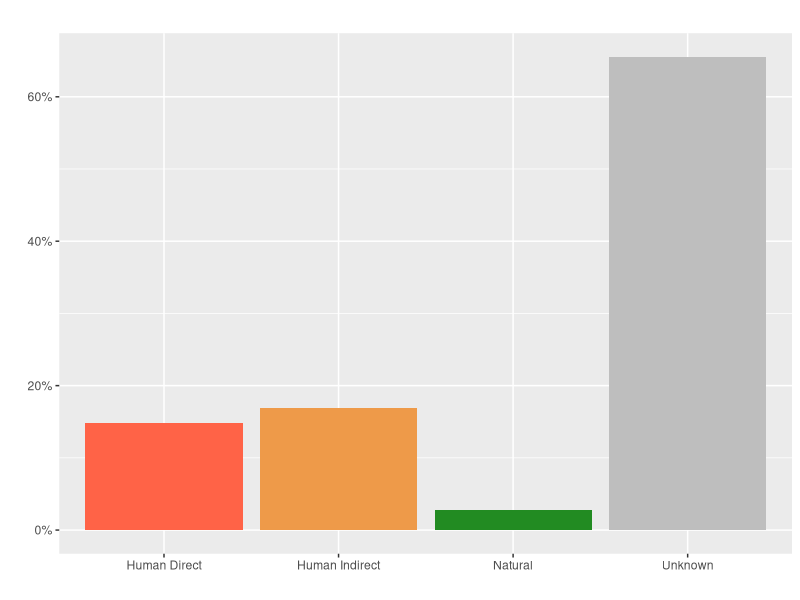
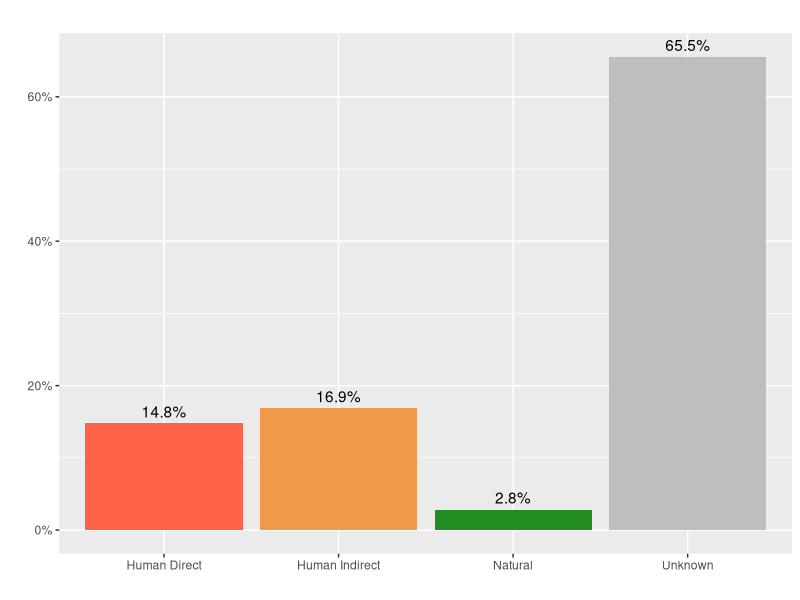
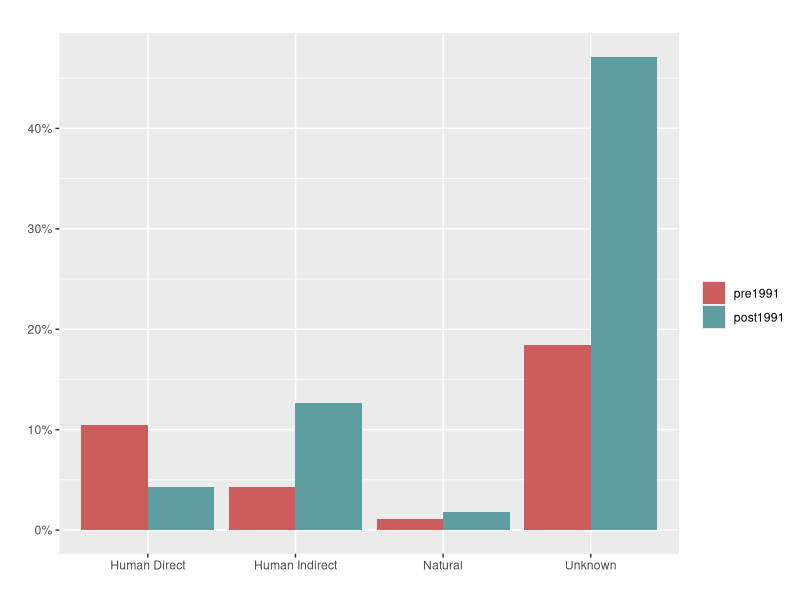
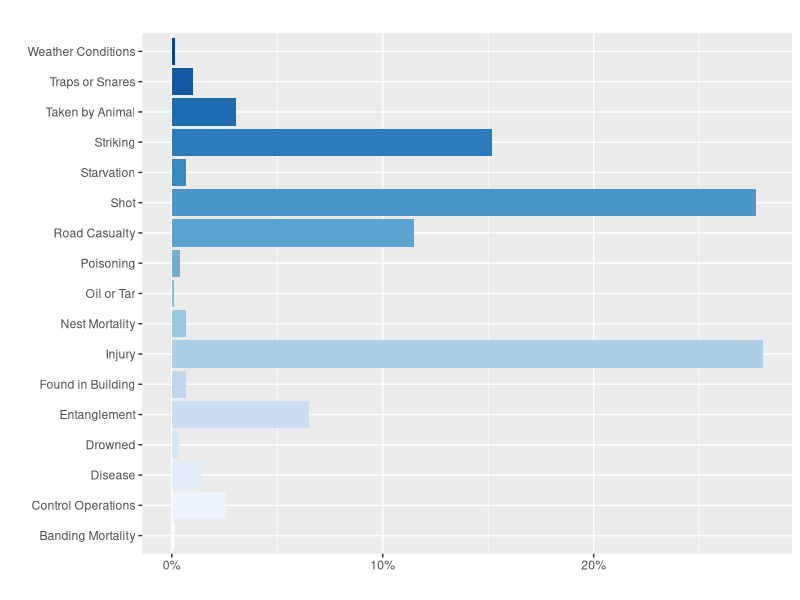
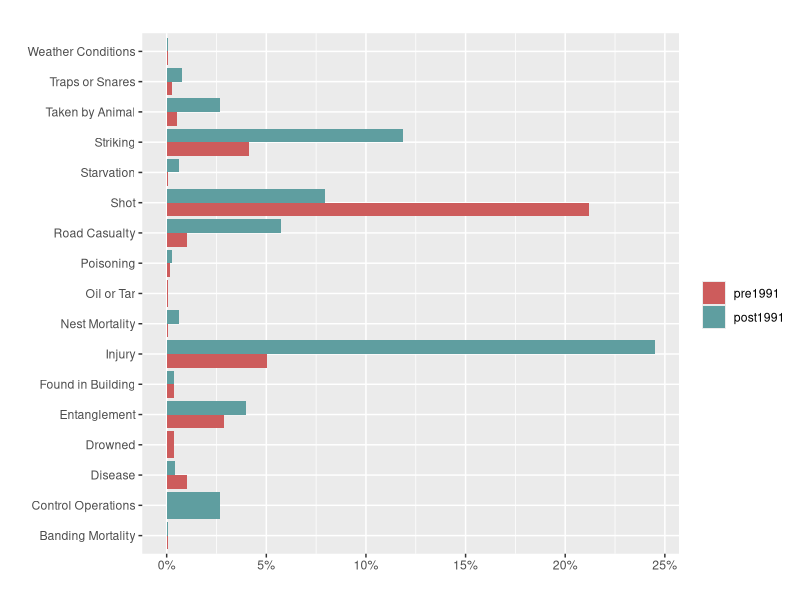
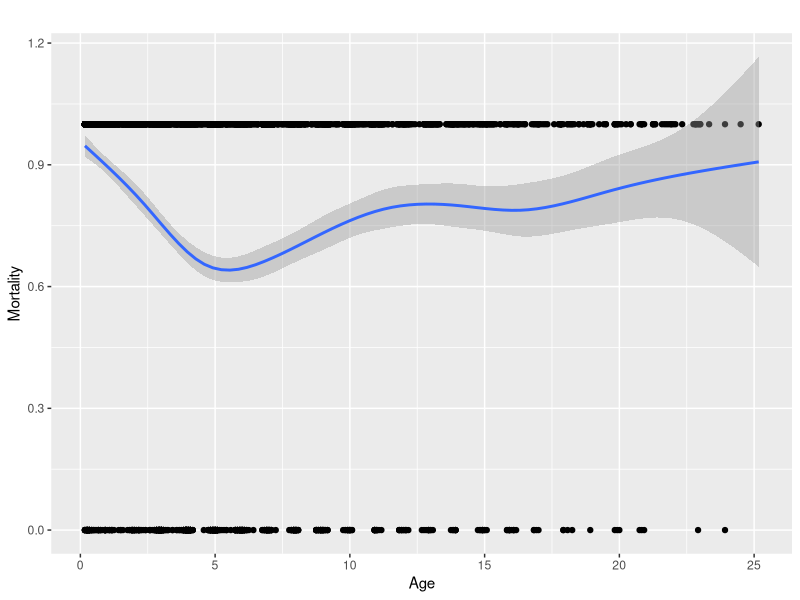

R code for these plots, in order: (Note: this script raises an error after producing the figures.)
dat <- read.csv('./data/BBL2022_Req_828_enc_3640_20230209_120001 (2).csv')

# clean the data set

#dim(dat)
uni_band_code <- unique(dat$band)
# length(uni_band_code)
band_ct <- table(dat$band)
dat_sub <- data.frame()
for (i in uni_band_code) {                        # loop through each band
  tmp <- subset(dat, band == i)                   # subset to just that band
  if (sum(tmp$event_type %in% c('B', 'E')) >= 2) { # make sure B & E present
    if (all(tmp$other_bands %in% "")) {           # make sure no other band codes
      banding_event <- subset(tmp, event_type == 'B') # pull banding row
      encounter_event <- subset(tmp, event_type == 'E') # pull encounter row
      # remove how obtained codes that should be excluded
      encounter_gd <- !(encounter_event$how_obtained_code %in% c(50, 56, 97, 98)) & (encounter_event$min_age_at_enc > 0.15)
      encounter_event <- encounter_event[encounter_gd, ]
      if (nrow(encounter_event) > 0) {       # make sure there is still some encounters 
        tmp <- rbind(banding_event, tail(encounter_event, 1)) # create output
        dat_sub <- rbind(dat_sub, tmp)              # save output to big object
      }  
    }
  }
}

# dim(dat_sub)

#' dat_sub$how_obtained_code %in% c('')

# group how obtained codes
natural_codes <- c(2, 13, 15, 17, 24, 30, 36, 61, 64, 7, 9, 20, 31, 34)
human_direct_codes <- c(1, 4)
human_indirect_codes <- c(10, 11, 12, 21, 23, 26, 27, 39, 42, 44, 54, 60, 62, 63, 64, 25, 45)
unknown_codes <- c(0, 57, 3)

# create column for how obtained codes
code_table <- data.frame(how_obtained_code = c(natural_codes, human_direct_codes, human_indirect_codes, unknown_codes),
                         code = c(rep('natural', length(natural_codes)),
                                  rep('human_direct', length(human_direct_codes)),
                                  rep('human_indirect', length(human_indirect_codes)),
                                  rep('unknown', length(unknown_codes))))

# merge column and how obtained codes
dat_sub <- merge(dat_sub, code_table, all.x = TRUE)

# rename 
labels <- c(natural = "Natural", 
            human_direct = "Human Direct", 
            human_indirect = "Human Indirect", 
            unknown = "Unknown")

# Create bar plot
library(ggplot2)
library(tidyverse)
library(scales)

ggplot(subset(dat_sub, !is.na(code)), aes(y = after_stat(count)/sum(after_stat(count)), x = code, fill = code)) +
  geom_bar( ) +
  ggtitle(" ") +
  xlab(" ") +
  ylab(" ") +
  scale_y_continuous(labels = scales::percent) +
  scale_x_discrete(labels = labels) +
  scale_fill_manual(values = c("tomato","tan2", "forestgreen", "grey")) +
  theme(legend.position="none")

# with percents
ggplot(subset(dat_sub, !is.na(code)), aes(y = (..count..)/sum(..count..), x = code, fill = code)) +
  geom_bar( ) +
  geom_text(stat = 'count', aes(label = scales::percent((..count..)/sum(..count..)), y = (..count..)/sum(..count..)), vjust = -0.5) +
  ggtitle(" ") +
  xlab(" ") +
  ylab(" ") +
  scale_y_continuous(labels = scales::percent_format()) +
  scale_x_discrete(labels = labels) +
  scale_fill_manual(values = c("tomato","tan2", "forestgreen", "grey")) +
  theme(legend.position="none")

# separate by year 1991
dat_sub$pre1991 <- ifelse(dat_sub$event_year < 1991, 'pre1991', 'post1991')
dat_sub$pre1991 <- factor(dat_sub$pre1991, levels = c('pre1991', 'post1991'))
levels(dat_sub$pre1991)

code_ct <- table(dat_sub$code)
code_ct_pre1991 <- table(dat_sub$code[dat_sub$event_year < 1991])
code_ct_post1991 <- table(dat_sub$code[dat_sub$event_year >= 1991])

# create bar plot for pre and post 1991 (I want statistics for this)
ggplot(subset(dat_sub, !is.na(code)), aes(x = code)) +
  geom_bar(aes (y = after_stat(count)/sum(after_stat(count)), fill = pre1991), position='dodge') +
  ggtitle(" ") +
  xlab(" ") +
  ylab(" ") +
  scale_y_continuous(labels = percent_format()) +
  scale_x_discrete(labels = labels) +
  scale_fill_manual(values = c("indianred", "cadetblue")) +
  labs(fill = " ")



# create bar plot for main ten known mortality causes

# create subset for codes
codes <- c(1, 2, 3, 4, 10, 12, 13, 15, 17, 21, 23, 24, 26, 27, 30, 39, 42, 44, 54, 57, 60, 61, 62, 63, 64, 7, 9, 11, 14, 20, 25, 31, 34, 45)
dat_sub_subset <- dat_sub[dat_sub$how_obtained_code %in% codes, ]

# group codes
road_casualty <- c(45, 14, 60)
taken_by_animal <- c(34, 31, 7, 11, 9, 64, 12)
Poisoning <- c(25, 62)
Disease <- c(20, 61)
Striking <- c(63, 54, 42, 39, 13, 27)
Entanglement <- c(57, 26)
control_operations <- 44
Exhaustion <- 36
nest_mortality <- c(30, 24)
oil_or_tar <- 23
found_in_building <- 21
Drowned <- 17
weather_conditions <- 15
banding_mortality <- 10
traps_or_snares <- 4
Injury <- 3
Starvation <- 2
Shot <- 1

# create a new column, name it category, put it in the data frame
library(dplyr)
dat_sub_subset <- dat_sub_subset %>%
  mutate(category = case_when(
    how_obtained_code %in% road_casualty ~ "Road Casualty",
    how_obtained_code %in% taken_by_animal ~ "Taken by Animal",
    how_obtained_code %in% Poisoning ~ "Poisoning",
    how_obtained_code %in% Disease ~ "Disease",
    how_obtained_code %in% Striking ~ "Striking",
    how_obtained_code %in% Entanglement ~ "Entanglement",
    how_obtained_code %in% control_operations ~ "Control Operations",
    how_obtained_code %in% Exhaustion ~ "Exhaustion",
    how_obtained_code %in% nest_mortality ~ "Nest Mortality",
    how_obtained_code %in% oil_or_tar ~ "Oil or Tar",
    how_obtained_code %in% found_in_building ~ "Found in Building",
    how_obtained_code %in% Drowned ~ "Drowned",
    how_obtained_code %in% weather_conditions ~ "Weather Conditions",
    how_obtained_code %in% banding_mortality ~ "Banding Mortality",
    how_obtained_code %in% traps_or_snares ~ "Traps or Snares",
    how_obtained_code %in% Injury ~ "Injury",
    how_obtained_code %in% Starvation ~ "Starvation",
    how_obtained_code %in% Shot ~ "Shot",
    TRUE ~ "Other"
  ))

sort(table(dat_sub_subset$category), decreasing = TRUE)

# add color 
library(RColorBrewer)
nb.cols <- 17
mycolors <- colorRampPalette(brewer.pal(8, "Blues"))(nb.cols)
mycolors

# make the bar graph
# I cannot get this to sort properly
ggplot(data = dat_sub_subset) +
  geom_bar(mapping = aes(x = category, y = after_stat(count)/sum(after_stat(count)), fill = category)) +
  coord_flip() +
  ggtitle(" ") +
  xlab(" ") +
  ylab(" ") +
  scale_y_continuous(labels = percent_format()) +
  scale_fill_manual(values = mycolors) +
  theme(legend.position="none")



# separate by year 1991
dat_sub_subset$pre1991 <- ifelse(dat_sub_subset$event_year < 1991, 'pre1991', 'post1991')
dat_sub_subset$pre1991 <- factor(dat_sub_subset$pre1991, levels = c('pre1991', 'post1991'))
levels(dat_sub_subset$pre1991)

code_ct_sub <- table(dat_sub_subset$codes)
code_pre1991 <- table(dat_sub_subset$codes[dat_sub_subset$event_year < 1991])
code_post1991 <- table(dat_sub_subset$codes[dat_sub_subset$event_year >= 1991])

# make plot for pre and post
ggplot(subset(dat_sub_subset, !is.na(code)), aes(x = category)) +
  geom_bar(aes(y = (..count..)/sum(..count..), fill = pre1991), position='dodge') +
  coord_flip() +
  ggtitle(" ") +
  xlab(" ") +
  ylab(" ") +
  scale_y_continuous(labels = percent_format()) +
  scale_fill_manual(values = c("indianred", "cadetblue")) +
  labs(fill = " ")


# calculate probability of mortality
# mortality over time

# mortality and age- binomial GLMs. no logit link. mine are continuous. how age was calculated bird banding labratory.

# augment function
library(broom)

# assign alive 0 and dead 1 and create a new column
alive <- c(29, 33, 52, 53, 59, 66)
dead <- c(0, 1, 2, 3, 4, 10, 12, 13, 15, 16, 17, 21, 23, 24, 26, 27, 30, 36, 39, 42, 44, 54, 57, 60, 61, 62, 63, 64, 7, 9, 11, 14, 20, 25, 31, 34, 45)

mort_table <- data.frame(how_obtained_code = c(alive, dead),
                   mort = c(rep(0, length(alive)),
                             rep(1, length(dead))))

# merge column and how obtained codes
dat_sub <- merge(dat_sub, mort_table, all.x = TRUE, by = 'how_obtained_code')

# does mortality depend on age or is it the other way around?
# fit a logistic regression
m <- glm(mort ~ min_age_at_enc, family = binomial, data = dat_sub)



# create data frame to plot
# plot..
ggplot(dat_sub, aes(x = min_age_at_enc, y = mort)) +
  geom_point() +
  geom_smooth() +
  xlab("Age") +
  ylab("Mortality") +
  ggtitle("")

plot_df <- augment(m, type.predict = "response")
head(plot_df)

#
base <-
  ggplot(plot_df, aes(x = event_year)) +
  geom_smooth(aes(y = .fitted)) +
  labs(x = "Year", y = "Mortality")

base + geom_point(aes(y = mort), alpha = 0.2)
# 

plot_df <-
  plot_df %>% 
  mutate(dead = ifelse(mort == 1, event_year, NA),
         alive     = ifelse(mort == 0, event_year, NA))

base <-
  ggplot(plot_df, aes(x = event_year)) +
  geom_smooth(aes(y = mort), color = "blue") +
  labs(x = "Year", y = "Mortality")
base

base + 
  geom_rug(aes(x = alive), sides = "b", alpha = 0.2) +
  geom_rug(aes(x = dead), sides = "t", alpha = 0.2)

base +
  +     geom_histogram(aes(x = alive, y = stat(count)/1000), bins = 30, na.rm = TRUE) +
  +     geom_histogram(aes(x = dead, y = -1*stat(count/1000)), bins = 30, na.rm = TRUE, position = position_nudge(y = 1))




# plot mortality against year
ggplot(dat_sub, aes(x = event_year, y = mort)) +
  geom_point() +
  geom_smooth() +
  xlab("Year") +
  ylab("Mortality") +
  ggtitle("Probability of mortality over time")


# mortality throughout the year (seasons)
# mortality & age
